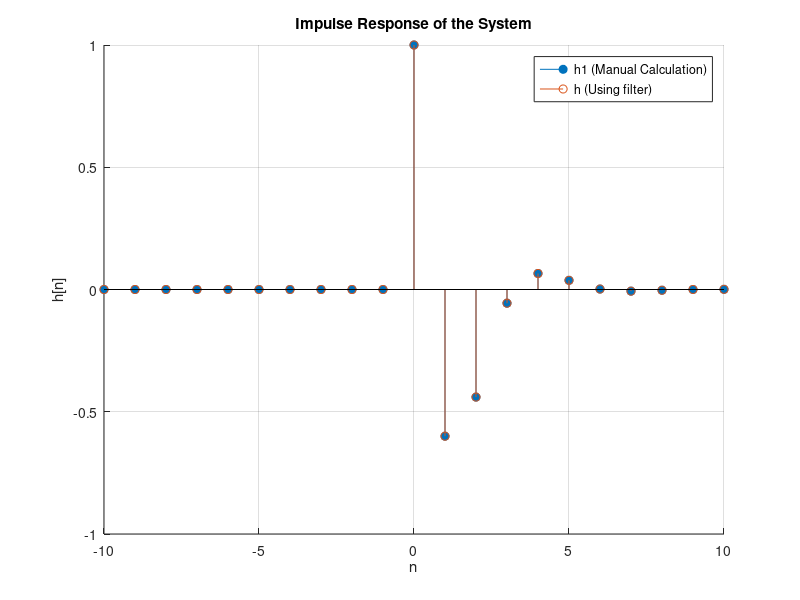

Recreate this plot in MATLAB.
%% Exercise 03

% Define the delta function
d = @(n) (n == 0) * 1.0;  % Delta Function
n = -10:10; 

% 1. Characteristic polynomial and roots
% y[n] - 0.4*y[n-1] + 0.2*y[n-2] = x[n] - x[n-1]
% y[n] - 0.4*y[n-1] + 0.2*y[n-2] = 0
A = [1 -0.4 0.2];   % Coefficients y[n]
B = [1 -1];         % Coefficients x[n]

% Calculate roots
roots = roots(A);
disp('Roots of the characteristic polynomial:');
disp(roots);

% 2. Mathematical expression of the impulse response 
z1 = roots(1);
z2 = roots(2);

% Initialize h
h1 = zeros(1, length(n));
h1(n==0) = 1;   % Null initial conditions

% Apply the difference equation to find h[n]
for i = 3:length(n)  
    h1(i) = 0.4 * h1(i-1) - 0.2 * h1(i-2) + d(n(i)) - d(n(i-1));
end

% 3. Impulse response using filter()
h = filter(B, A, d(n));

% 4. Plot and compare both impulse responses
figure;
hold on;
stem(n, h1, 'filled', 'DisplayName', 'h1 (Manual Calculation)');
stem(n, h, 'DisplayName', 'h (Using filter)');
xlabel('n');
ylabel('h[n]');
title('Impulse Response of the System');
legend show;
grid on;
